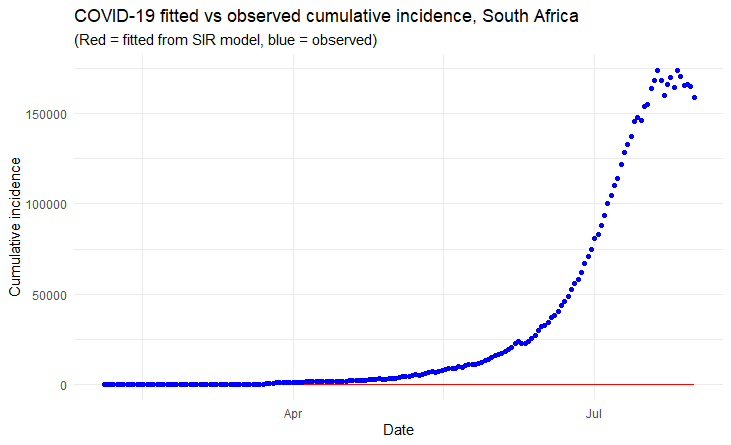

Write the R code that produced this figure.
#devtools::install_github("RamiKrispin/coronavirus")
library(coronavirus)
data(coronavirus)


# N = number of individuals in population

# This works, within their ranges it fits well
# myCountry = "Belgium"
# N = 11515793
#sir_start_date = "2020-02-04"
#sir_end_date = "2020-03-30"

# I want to model South Africa (2019 population estimate from Wokipedia)
myCountry = "South Africa"
N = 58775022

# Date range, this is as much data I currently have in coronavirus package
sir_start_date = "2020-02-04"
sir_end_date = "2020-07-31"

# This was 0.5 in the original
interval = 0.05

# S = Susceptible
# I = Infected
# R = Recovered, or RIP


# Susceptible individuals decrease as infection spreads at rate beta

# Infected individuals increase at rate beta that the infected have 
# contact with Susceptible minus the previously Infected people who 
# recover at rate gamma

# Recovered individuals increase at the recovery rate gamma of infected

SIR <- function(time, state, parameters) {
    par <- as.list(c(state, parameters))
    with(par, {
        dS <- -beta * I * S / N
        dI <- beta * I * S / N - gamma * I
        dR <- gamma * I
        list(c(dS, dI, dR))
    })
}

#doing black magic, see
# https://www.rdocumentation.org/packages/magrittr/versions/1.5
# kinda pointless IMO
`%>%` <- magrittr::`%>%`


# extract the cumulative incidence
df <- coronavirus %>%
    dplyr::filter(country == myCountry) %>%
    dplyr::group_by(date, type) %>%
    dplyr::summarise(total = sum(cases, na.rm = TRUE)) %>%
    tidyr::pivot_wider(
        names_from = type,
        values_from = total
    ) %>%
    dplyr::arrange(date) %>%
    dplyr::ungroup() %>%
    dplyr::mutate(active = confirmed - death - recovered) %>%
    dplyr::mutate(
        confirmed_cum = cumsum(confirmed),
        death_cum = cumsum(death),
        recovered_cum = cumsum(recovered),
        active_cum = cumsum(active)
    )

# put the daily cumulative incidence numbers for myCountry from
# start date to end date in a library called Infected
library(lubridate)

Infected = subset(df, date >= ymd(sir_start_date) & date <= ymd(sir_end_date))$active_cum

# Create Day vector the same length as our
# cases vector
Day = 1:(length(Infected))

# initial values for S, I and R
init = c(
    S = N - Infected[1],
    I = Infected[1],
    R = 0
)

# define a function to calculate the residual sum of squares
# (RSS), passing in parameters beta and gamma that are to be
# optimised for the best fit to the incidence data

# ode is the ordinary differential equation solver

RSS <- function(parameters) {
    names(parameters) <- c("beta", "gamma")
    out <- ode(y = init, times = Day, func = SIR, parms = parameters)
    fit <- out[, 3]
    sum((Infected - fit)^2)
}

# find the values of beta and gamma that give the
# smallest RSS, which represents the best fit to the data.

# Start with values of 0.5 for each, and constrain them to
# the interval 0 to 1.0

#install.packages("deSolve")
library(deSolve)

Opt <- optim(c(interval, interval),
             RSS,
             method = "L-BFGS-B",
             lower = c(0, 0),
             upper = c(1, 1)
)

# check for convergence
# "CONVERGENCE: NORM OF PROJECTED GRADIENT <= PGTOL" means yes
Opt$message

# Examine the fitted values for Beta and Gamma
# Don't include weird characters, stick to ASCII

Opt_par <- setNames(Opt$par, c("beta", "gamma"))
Opt_par


# Beta controls the transition between S and I (i.e., susceptible and infectious) and 
# Gamma controls the transition between I and R (i.e., infectious and recovered). 
# 
# However, those values do not mean a lot but we use them to get the fitted 
# numbers of people in each compartment of our SIR model for the dates that 
# were used to fit the model, and compare those fitted values with the 
# observed (real) data

# time in days for predictions
t = 1:as.integer(ymd(sir_end_date) + 1 - ymd(sir_start_date))

# get the fitted values from our SIR model
fitted_cumulative_incidence = data.frame(ode(
    y = init, 
    times = t,
    func = SIR, 
    parms = Opt_par
))

# add a Date column and the observed incidence data
library(dplyr)

fitted_cumulative_incidence <- fitted_cumulative_incidence %>%
    mutate(
        Date = ymd(sir_start_date) + days(t - 1),
        Country = myCountry,
        cumulative_incident_cases = Infected
    )

# plot the data
library(ggplot2)

fitted_cumulative_incidence %>%
    ggplot(aes(x = Date)) +
    geom_line(aes(y = I), colour = "red") +
    geom_point(aes(y = cumulative_incident_cases), colour = "blue") +
    labs(
        y = "Cumulative incidence",
        title = paste("COVID-19 fitted vs observed cumulative incidence,", myCountry),
        subtitle = "(Red = fitted from SIR model, blue = observed)"
    ) +
    theme_minimal()
